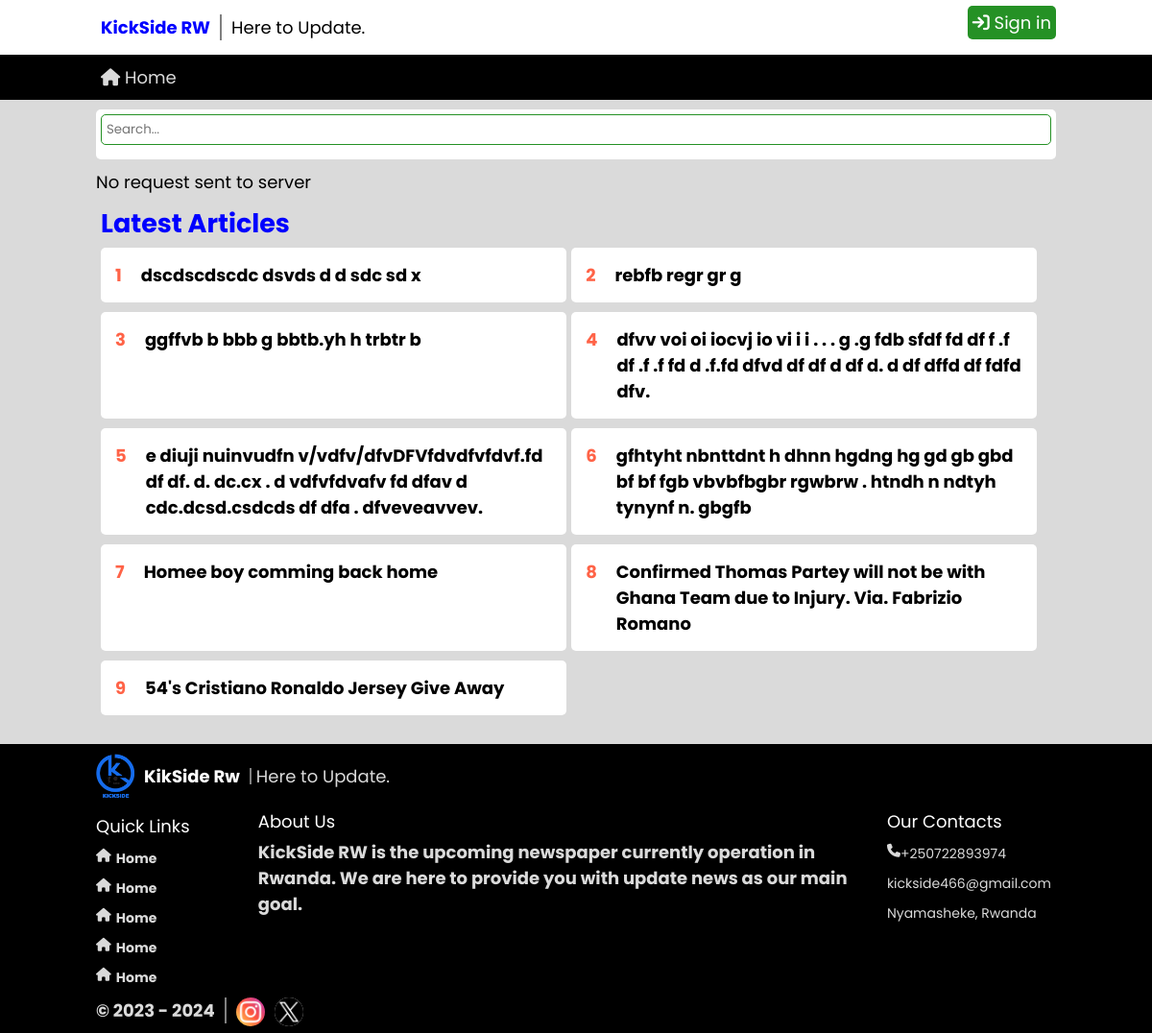
The app's page /clients/read.php, older data.
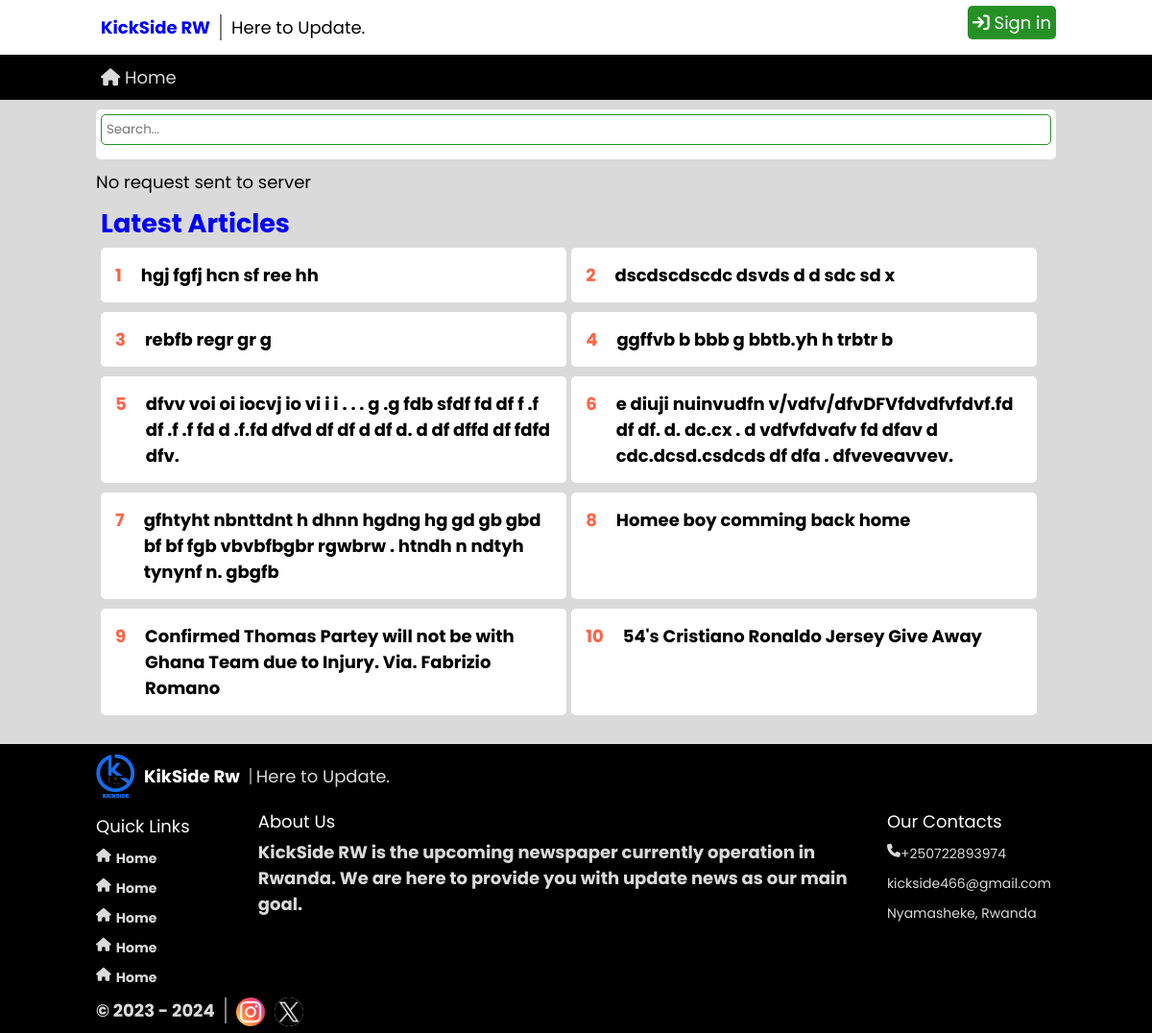
The same page, newer data.
### tables this page shows
CREATE TABLE `news_articles` (
  `article_id` int(11) NOT NULL,
  `article_title` text NOT NULL,
  `article_overview` text NOT NULL,
  `article_poster` text NOT NULL,
  `article_full_details` text NOT NULL,
  `article_author` int(11) NOT NULL,
  `article_genre` int(11) NOT NULL,
  `article_publish_time` text NOT NULL DEFAULT current_timestamp()
);

### clients/read.php (the view, shortened to what this page needs)
<?php
include('../assets/php/global/server.php');
?>
<!DOCTYPE html>
<html lang="en">
<head>
    <link rel="stylesheet" href="https://cdnjs.cloudflare.com/ajax/libs/font-awesome/6.5.1/css/all.min.css"
 />
    <link rel="stylesheet" href="../assets/css/front-main.css">
</head>
<body>
    <div class="container">
        <?php
        include("../assets/php/clients/header.php");
        ?>
        <article class="read-article">
            <div class="cont">
                <?php
                include("../assets/php/clients/search-form.php");
                ?>
                <div class="article-cont">
                    <?php
                    if (!isset($_GET['a'])) {
                        ?>
                        <div class="errorMsg">
                            No request sent to server
                        </div>
                        <?php
                    }
                    ?>
                    <div class="related-articles">
                        <h2>
                            Latest articles
                        </h2>
                        <div class="related-row">
                            <?php
                            $getRelated = mysqli_query($server, "SELECT * from news_articles
                                WHERE
                                article_id != '$article'
                                    ORDER BY article_publish_time DESC
                                    LIMIT 10
                                ");
                            if (mysqli_num_rows($getRelated) < 1) {
                            } else {
                                $count = 1;
                                while ($dataRelated = mysqli_fetch_array($getRelated)) {
                                    ?>
                                    <div class="related-box">
                                        <div>
                                            <?php echo $count++; ?>
                                        </div>
                                        <a href="">
                                            <?php echo $dataRelated['article_title'] ?>
                                        </a>
                                    </div>
                                    <?php
                                }
                            }
                            ?>
                        </div>
                    </div>
                </div>
            </div>
        </article>
    </div>
    <?php
    include('../assets/php/clients/footer.php');
    ?>
</body>
</html>

Row changes from the older to the newer data that the page shows:
added news_articles: article_title "hgj fgfj hcn sf ree hh"
